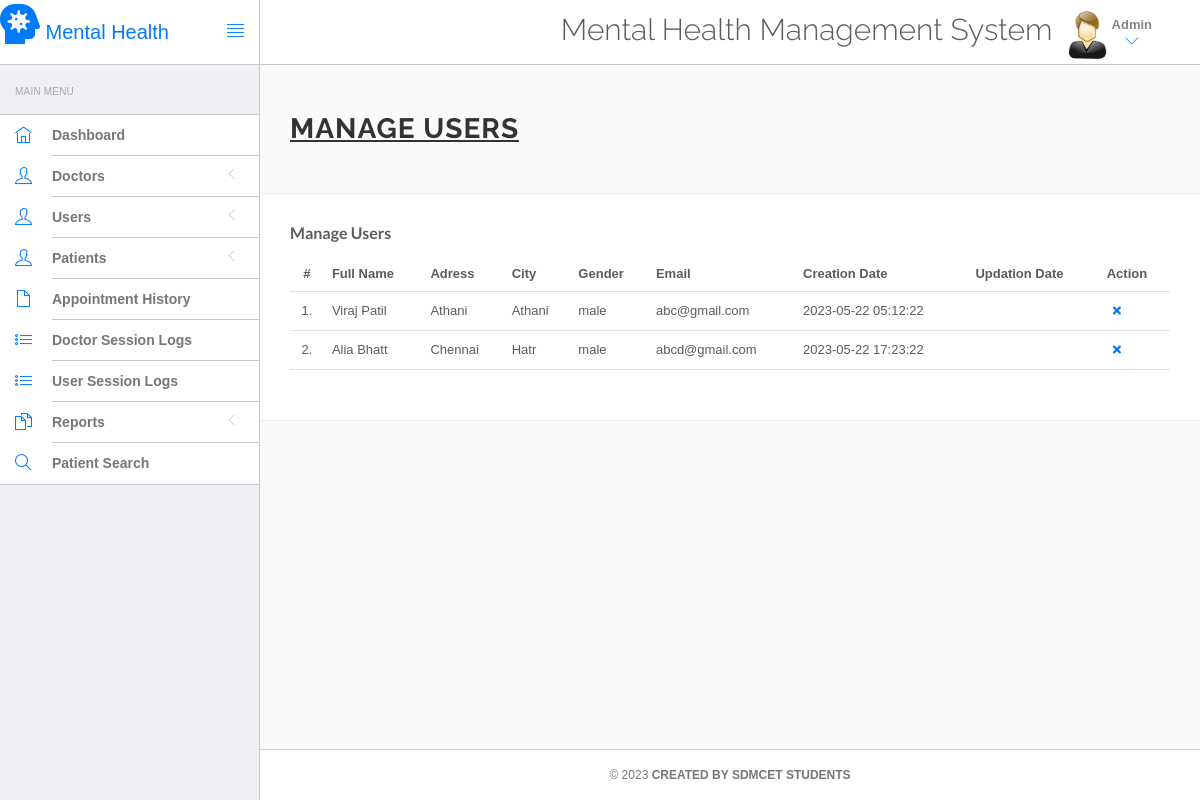
The app's page /Web/hms/admin/manage-users.php (signed in) with its own data.
### tables this page shows
CREATE TABLE IF NOT EXISTS `users` (
  `id` int NOT NULL AUTO_INCREMENT,
  `fullName` varchar(255) DEFAULT NULL,
  `address` longtext,
  `city` varchar(255) DEFAULT NULL,
  `gender` varchar(255) DEFAULT NULL,
  `email` varchar(255) DEFAULT NULL,
  `password` varchar(255) DEFAULT NULL,
  `regDate` timestamp NULL DEFAULT CURRENT_TIMESTAMP,
  `updationDate` timestamp NULL DEFAULT NULL ON UPDATE CURRENT_TIMESTAMP,
  PRIMARY KEY (`id`),
  KEY `email` (`email`)
);

### Web/hms/admin/manage-users.php (the view, shortened to what this page needs)
<?php
include('include/config.php');
?>
<!DOCTYPE html>
<html lang="en">
	<head>
		<link rel="stylesheet" href="vendor/bootstrap/css/bootstrap.min.css">
		<link rel="stylesheet" href="vendor/fontawesome/css/font-awesome.min.css">
		<link rel="stylesheet" href="vendor/themify-icons/themify-icons.min.css">
		<link href="vendor/animate.css/animate.min.css" rel="stylesheet" media="screen">
		<link href="vendor/perfect-scrollbar/perfect-scrollbar.min.css" rel="stylesheet" media="screen">
		<link href="vendor/switchery/switchery.min.css" rel="stylesheet" media="screen">
		<link href="vendor/bootstrap-touchspin/jquery.bootstrap-touchspin.min.css" rel="stylesheet" media="screen">
		<link href="vendor/select2/select2.min.css" rel="stylesheet" media="screen">
		<link href="vendor/bootstrap-datepicker/bootstrap-datepicker3.standalone.min.css" rel="stylesheet" media="screen">
		<link href="vendor/bootstrap-timepicker/bootstrap-timepicker.min.css" rel="stylesheet" media="screen">
		<link rel="stylesheet" href="assets/css/styles.css">
		<link rel="stylesheet" href="assets/css/plugins.css">
		<link rel="stylesheet" href="assets/css/themes/theme-1.css" id="skin_color" />
	</head>
	<body>
		<div id="app">
<?php include('include/sidebar.php');?>
			<div class="app-content">
						<?php include('include/header.php');?>
				<div class="main-content" >
					<div class="wrap-content container" id="container">
						<section id="page-title">
							<div class="row">
								<div class="col-sm-8">
									<h1 class="mainTitle"><b><u>Manage Users</u></b></h1>
									</div>
							</div>
						</section>
						<div class="container-fluid container-fullw bg-white">
									<div class="row">
								<div class="col-md-12">
									<h5 class="over-title margin-bottom-15"><span class="text-bold">Manage Users</span></h5>
									<table class="table table-hover" id="sample-table-1">
										<thead>
											<tr>
												<th class="center">#</th>
												<th>Full Name</th>
												<th class="hidden-xs">Adress</th>
												<th>City</th>
												<th>Gender </th>
												<th>Email </th>
												<th>Creation Date </th>
												<th>Updation Date </th>
												<th>Action</th>
											</tr>
										</thead>
										<tbody>
<?php
$sql=mysqli_query($con,"select * from users");
$cnt=1;
while($row=mysqli_fetch_array($sql))
{
?>
											<tr>
												<td class="center"><?php echo $cnt;?>.</td>
												<td class="hidden-xs"><?php echo $row['fullName'];?></td>
												<td><?php echo $row['address'];?></td>
												<td><?php echo $row['city'];?>
												</td>
												<td><?php echo $row['gender'];?></td>
												<td><?php echo $row['email'];?></td>
												<td><?php echo $row['regDate'];?></td>
												<td><?php echo $row['updationDate'];?>
												</td>
												<td >
												<div class="visible-md visible-lg hidden-sm hidden-xs">
	<a href="manage-users.php?id=<?php echo $row['id']?>&del=delete" onClick="return confirm('Are you sure you want to delete?')"class="btn btn-transparent btn-xs tooltips" tooltip-placement="top" tooltip="Remove"><i class="fa fa-times fa fa-white"></i></a>
												</div>
												</td>
											</tr>
											<?php
$cnt=$cnt+1;
											 }?>
										</tbody>
									</table>
								</div>
							</div>
								</div>
							</div>
						</div>
						</div>
			<?php include('include/footer.php');?>
			</div>
		</body>
</html>

### Web/hms/admin/assets/css/themes/theme-1.css (style rules this page uses)
body { background: #FAFAFA; }

### records on screen
users: fullName "Viraj Patil", address "Athani", city "Athani", gender "male", email "abc@gmail.com", regDate "2023-05-22 05:12:22"
users: fullName "Alia Bhatt", address "Chennai", city "Hatr", gender "male", email "abcd@gmail.com", regDate "2023-05-22 17:23:22"
